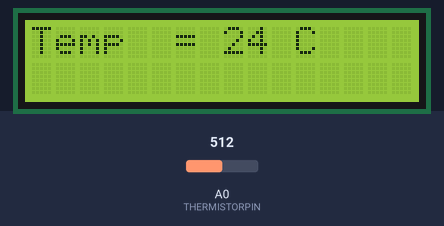
Bench run of a sketch on a simulated Arduino Uno, built with avr-gcc and run on an emulated ATmega328P. Parts: 16×2 character LCD. The inputs (shaded band) are chosen by the test bench; at power-on: A0 (THERMISTORPIN) = 512.

Above: at 0.7 s.
1.3 s: A0 (THERMISTORPIN) set to 716
At 2.1 s:
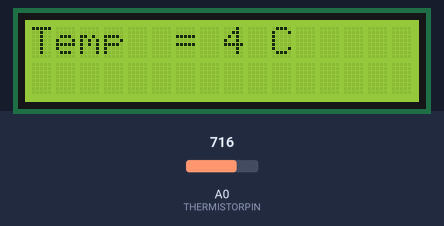
4.3 s: A0 (THERMISTORPIN) set to 900
At 4.9 s:
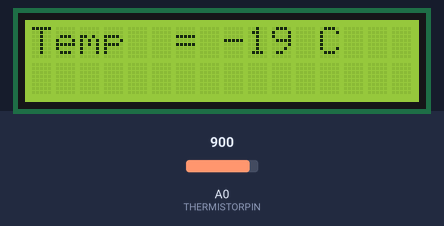
6.0 s: A0 (THERMISTORPIN) set to 1023
At 6.6 s:
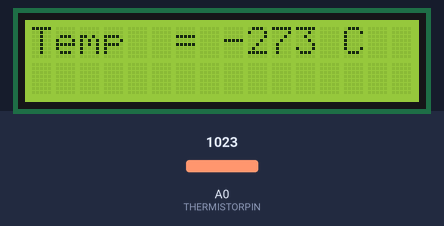
Timing chart, 0 to 9.0 s (numbered marks = the images above; inputs shaded):
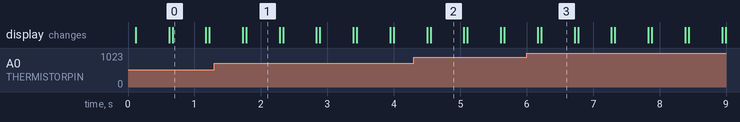

Measured:
- after the input at 1.3 s, the display: first differs from a run without the input after 0.48 s (image 1)
- after the input at 4.3 s, the display: first differs from a run without the input after 0.25 s (image 2)
- after the input at 6.0 s, the display: first differs from a run without the input after 0.22 s (image 3)
- what the display in image 0 shows lasts 0.5 s, from 0.7 s to 1.2 s

The sketch:

code.ino.ino
```cpp
#include <LiquidCrystal.h>
int THERMISTORPIN = 0,  BCOEFFICIENT = 3380 ;
float THERMISTORNOMINAL = 10000 , TEMPERATURENOMINAL = 25 , SERIESRESISTOR = 10000    ;

LiquidCrystal lcd(12, 11, 5, 4, 3, 2);

int sample[5];

void setup() {
 Serial.begin(9600);
 lcd.begin(16, 2);

}
void loop() {
  int i;
  float average;

  // lấy N mẫu liên tiếp
  for (i=0; i< 5; i++) {
   sample[i] = analogRead(THERMISTORPIN);
   delay(10);
  }
  average = 0;

  for (i=0; i< 5; i++) {
     average += sample[i];

  }
  average /= 5;
   // chuyển đổi giá trị qua điện trở
  average = 1023 / average - 1;
  average = SERIESRESISTOR / average;


  float steinhart;
  steinhart = average / THERMISTORNOMINAL;
  steinhart = log(steinhart);
  steinhart /= BCOEFFICIENT;
  steinhart += 1.0 / (TEMPERATURENOMINAL + 273.15);
  steinhart = 1.0 / steinhart;
  steinhart -= 273.15;                         // chuyển đổi sang độ C

  lcd.print("Temp  = ");
  lcd.print((int)steinhart);
  lcd.print(" C");

  delay(500);
  lcd.clear();
}
```
